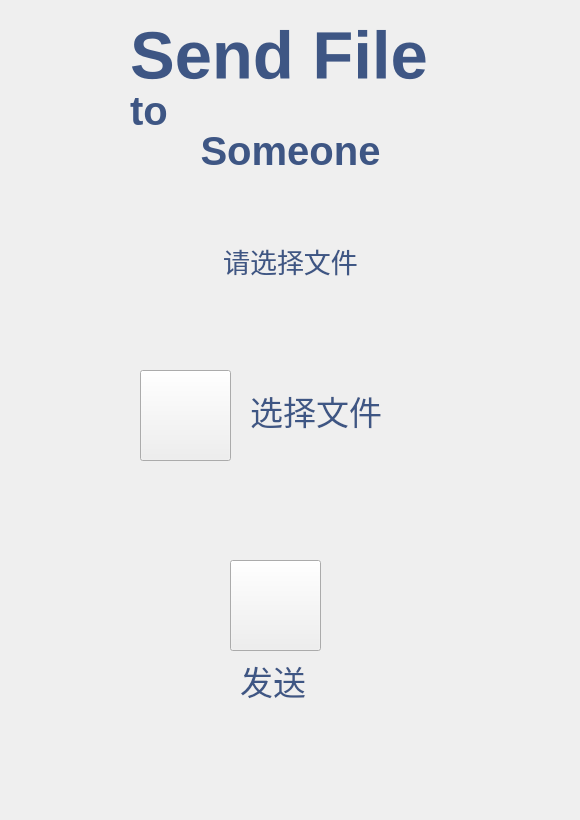
<?xml version="1.0" encoding="UTF-8"?>
<ui version="4.0">
 <class>sendfiledialog</class>
 <widget class="QWidget" name="sendfiledialog">
  <property name="geometry">
   <rect>
    <x>0</x>
    <y>0</y>
    <width>580</width>
    <height>820</height>
   </rect>
  </property>
  <property name="windowTitle">
   <string>Send File</string>
  </property>
  <widget class="QLabel" name="label">
   <property name="geometry">
    <rect>
     <x>0</x>
     <y>0</y>
     <width>580</width>
     <height>820</height>
    </rect>
   </property>
   <property name="font">
    <font>
     <family>Ubuntu</family>
    </font>
   </property>
   <property name="styleSheet">
    <string notr="true">background-image: url(:/background/pic/background/fileBackground.png);</string>
   </property>
   <property name="text">
    <string/>
   </property>
  </widget>
  <widget class="QLabel" name="userName">
   <property name="geometry">
    <rect>
     <x>130</x>
     <y>0</y>
     <width>311</width>
     <height>111</height>
    </rect>
   </property>
   <property name="font">
    <font>
     <pointsize>50</pointsize>
     <weight>75</weight>
     <bold>true</bold>
    </font>
   </property>
   <property name="styleSheet">
    <string notr="true">color:#3E5684</string>
   </property>
   <property name="text">
    <string>Send File</string>
   </property>
  </widget>
  <widget class="QLabel" name="userName_2">
   <property name="geometry">
    <rect>
     <x>130</x>
     <y>80</y>
     <width>51</width>
     <height>61</height>
    </rect>
   </property>
   <property name="font">
    <font>
     <pointsize>30</pointsize>
     <weight>75</weight>
     <bold>true</bold>
    </font>
   </property>
   <property name="styleSheet">
    <string notr="true">color:#3E5684</string>
   </property>
   <property name="text">
    <string>to</string>
   </property>
  </widget>
  <widget class="QLabel" name="friendName">
   <property name="geometry">
    <rect>
     <x>0</x>
     <y>120</y>
     <width>581</width>
     <height>61</height>
    </rect>
   </property>
   <property name="font">
    <font>
     <pointsize>30</pointsize>
     <weight>75</weight>
     <bold>true</bold>
    </font>
   </property>
   <property name="styleSheet">
    <string notr="true">color:#3E5684</string>
   </property>
   <property name="text">
    <string>Someone</string>
   </property>
   <property name="alignment">
    <set>Qt::AlignCenter</set>
   </property>
  </widget>
  <widget class="QLabel" name="statusLabel">
   <property name="geometry">
    <rect>
     <x>0</x>
     <y>230</y>
     <width>581</width>
     <height>61</height>
    </rect>
   </property>
   <property name="font">
    <font>
     <family>FreeSans</family>
     <pointsize>20</pointsize>
     <weight>50</weight>
     <bold>false</bold>
    </font>
   </property>
   <property name="styleSheet">
    <string notr="true">color:#3E5684</string>
   </property>
   <property name="text">
    <string>请选择文件</string>
   </property>
   <property name="alignment">
    <set>Qt::AlignCenter</set>
   </property>
  </widget>
  <widget class="QPushButton" name="chooseFileBtn">
   <property name="geometry">
    <rect>
     <x>140</x>
     <y>370</y>
     <width>91</width>
     <height>91</height>
    </rect>
   </property>
   <property name="styleSheet">
    <string notr="true">border-image: url(:/icon/pic/icon/chooseFile.png);</string>
   </property>
   <property name="text">
    <string/>
   </property>
  </widget>
  <widget class="QPushButton" name="sendFileBtn">
   <property name="geometry">
    <rect>
     <x>230</x>
     <y>560</y>
     <width>91</width>
     <height>91</height>
    </rect>
   </property>
   <property name="styleSheet">
    <string notr="true">border-image: url(:/icon/pic/icon/sendFile.png);</string>
   </property>
   <property name="text">
    <string/>
   </property>
  </widget>
  <widget class="QLabel" name="userName_3">
   <property name="geometry">
    <rect>
     <x>250</x>
     <y>380</y>
     <width>161</width>
     <height>61</height>
    </rect>
   </property>
   <property name="font">
    <font>
     <pointsize>25</pointsize>
     <weight>50</weight>
     <bold>false</bold>
    </font>
   </property>
   <property name="styleSheet">
    <string notr="true">color:#3E5684</string>
   </property>
   <property name="text">
    <string>选择文件</string>
   </property>
  </widget>
  <widget class="QLabel" name="userName_4">
   <property name="geometry">
    <rect>
     <x>240</x>
     <y>650</y>
     <width>161</width>
     <height>61</height>
    </rect>
   </property>
   <property name="font">
    <font>
     <pointsize>25</pointsize>
     <weight>50</weight>
     <bold>false</bold>
    </font>
   </property>
   <property name="styleSheet">
    <string notr="true">color:#3E5684</string>
   </property>
   <property name="text">
    <string>发送</string>
   </property>
  </widget>
 </widget>
 <resources/>
 <connections/>
</ui>
